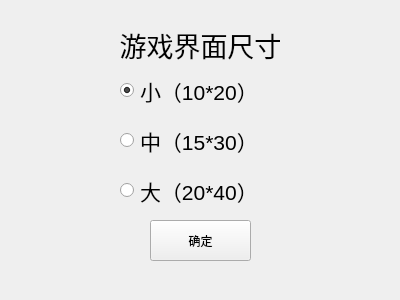
<?xml version="1.0" encoding="UTF-8"?>
<ui version="4.0">
 <class>changeboard</class>
 <widget class="QWidget" name="changeboard">
  <property name="geometry">
   <rect>
    <x>0</x>
    <y>0</y>
    <width>400</width>
    <height>300</height>
   </rect>
  </property>
  <property name="windowTitle">
   <string>Form</string>
  </property>
  <widget class="QLabel" name="label">
   <property name="geometry">
    <rect>
     <x>100</x>
     <y>20</y>
     <width>201</width>
     <height>51</height>
    </rect>
   </property>
   <property name="font">
    <font>
     <pointsize>20</pointsize>
    </font>
   </property>
   <property name="text">
    <string>&lt;html&gt;&lt;head/&gt;&lt;body&gt;&lt;p align=&quot;center&quot;&gt;游戏界面尺寸&lt;/p&gt;&lt;/body&gt;&lt;/html&gt;</string>
   </property>
  </widget>
  <widget class="QRadioButton" name="small">
   <property name="geometry">
    <rect>
     <x>120</x>
     <y>70</y>
     <width>151</width>
     <height>41</height>
    </rect>
   </property>
   <property name="font">
    <font>
     <pointsize>16</pointsize>
    </font>
   </property>
   <property name="text">
    <string>小（10*20）</string>
   </property>
   <property name="checked">
    <bool>true</bool>
   </property>
  </widget>
  <widget class="QRadioButton" name="middle">
   <property name="geometry">
    <rect>
     <x>120</x>
     <y>120</y>
     <width>151</width>
     <height>41</height>
    </rect>
   </property>
   <property name="font">
    <font>
     <pointsize>16</pointsize>
    </font>
   </property>
   <property name="text">
    <string>中（15*30）</string>
   </property>
  </widget>
  <widget class="QRadioButton" name="big">
   <property name="geometry">
    <rect>
     <x>120</x>
     <y>170</y>
     <width>151</width>
     <height>41</height>
    </rect>
   </property>
   <property name="font">
    <font>
     <pointsize>16</pointsize>
    </font>
   </property>
   <property name="text">
    <string>大（20*40）</string>
   </property>
  </widget>
  <widget class="QPushButton" name="pushButton">
   <property name="geometry">
    <rect>
     <x>150</x>
     <y>220</y>
     <width>101</width>
     <height>41</height>
    </rect>
   </property>
   <property name="text">
    <string>确定</string>
   </property>
  </widget>
 </widget>
 <resources/>
 <connections/>
</ui>
